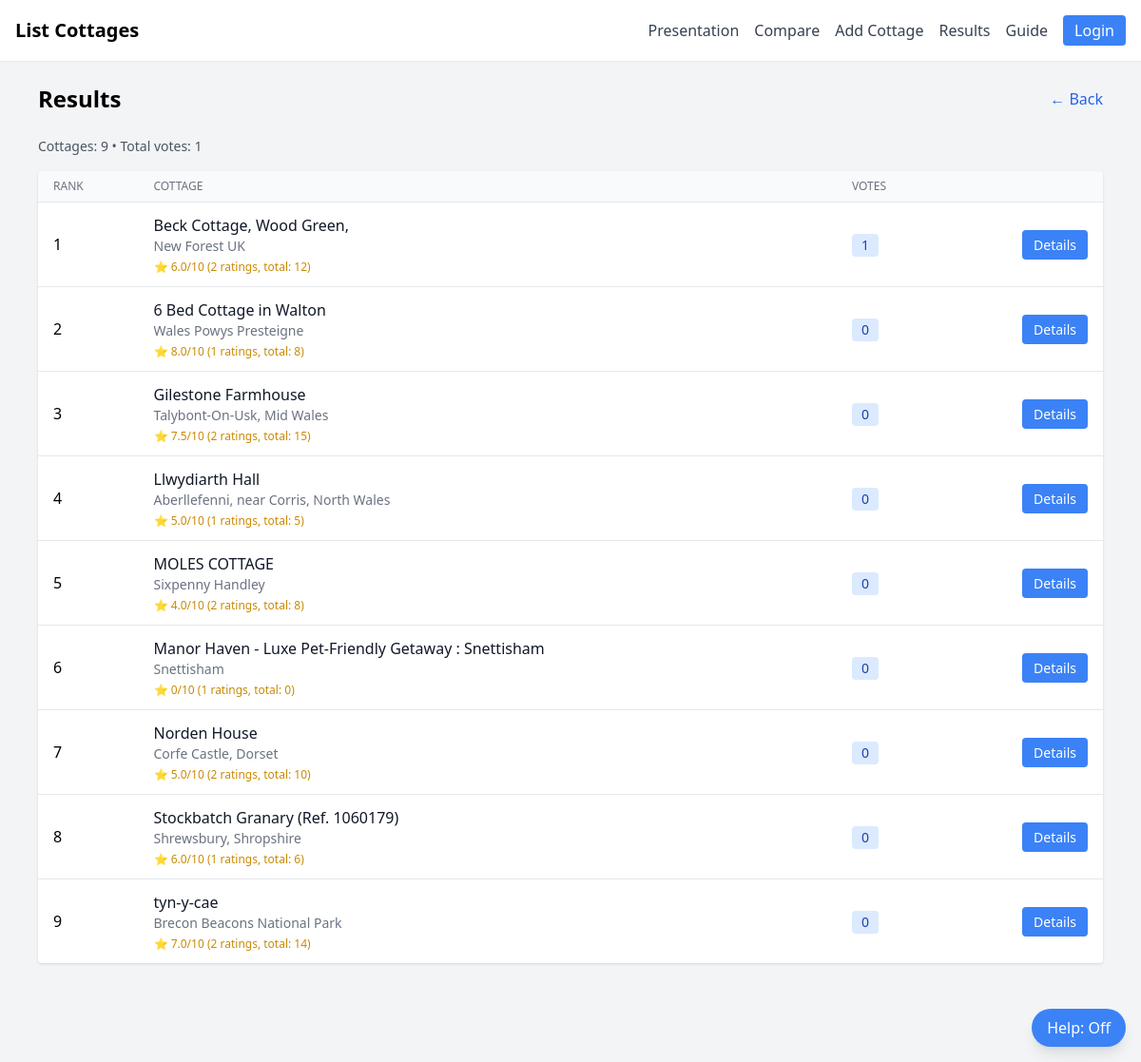
The app's page /results with its own data.
### tables this page shows
CREATE TABLE "cottages" (
	"id"	INTEGER,
	"name"	TEXT NOT NULL,
	"location"	TEXT,
	"price"	TEXT,
	"beds"	INTEGER DEFAULT 1,
	"dogs_allowed"	INTEGER DEFAULT 0,
	"image"	TEXT,
	"description"	TEXT,
	"submitted_by"	TEXT,
	"votes"	INTEGER DEFAULT 0,
	"created_at"	DATETIME DEFAULT (datetime('now')),
	"url"	TEXT,
	"hottub"	INTEGER DEFAULT 0,
	"secure_garden"	INTEGER DEFAULT 0,
	"ev_charging"	INTEGER DEFAULT 0,
	"parking"	INTEGER DEFAULT 0,
	"log_burner"	INTEGER DEFAULT 0,
	"high_chair"	INTEGER DEFAULT 0,
	"cot"	INTEGER DEFAULT 0,
	"  ai_review_summary TEXT,
"	TEXT, ai_review_summary TEXT,
	PRIMARY KEY("id" AUTOINCREMENT)
);

### app.py (the view)
@app.route('/results')
def results():
    db = get_db()
    rows = db.execute('SELECT * FROM cottages ORDER BY votes DESC, name ASC').fetchall()
    cottages = [dict(r) for r in rows]
    for c in cottages:
        stats = db.execute(
            "SELECT COUNT(*) as count, AVG(rating) as avg, SUM(rating) as total FROM ratings WHERE cottage_id = ?",
            (c['id'],)
        ).fetchone()
        c['rating_count'] = stats['count']
        c['rating_avg'] = round(stats['avg'], 1) if stats['avg'] else 0
        c['rating_total'] = stats['total'] or 0
    total_votes = db.execute('SELECT COUNT(*) AS c FROM votes').fetchone()['c']
    my_vote = None
    if session.get('user_name'):
        rv = db.execute('SELECT id, cottage_id FROM votes WHERE user_name=?', (session['user_name'],)).fetchone()
        if rv:
            my_vote = dict(rv)
    vote_rows = db.execute('SELECT id, cottage_id, user_name FROM votes').fetchall()
    votes_by_cottage = {}
    for r in vote_rows:
        d = dict(r)
        votes_by_cottage.setdefault(d['cottage_id'], []).append(d)
    return render_template(
        'results.html',
        cottages=cottages,
        total_votes=total_votes,
        my_vote=my_vote,
        is_admin=is_admin(),
        votes_by_cottage=votes_by_cottage
    )

### app.py (called while the page is built)
@app.context_processor
def inject_now():
    return {
        'now': datetime.now,
        'allow_admin_override': app.config.get('ALLOW_ADMIN_OVERRIDE', False),
        'admin_users': app.config.get('ADMIN_USERS', [])
    }

def get_db():
    db = getattr(g, '_database', None)
    if db is None:
        db = g._database = sqlite3.connect(app.config['DATABASE'])
        db.row_factory = sqlite3.Row
    return db

@app.teardown_appcontext
def close_connection(exception):
    db = getattr(g, '_database', None)
    if db is not None:
        db.close()

def _norm(name: str) -> str:
    return (name or "").strip().casefold()

def get_admins():
    env_list = [_norm(u) for u in os.environ.get("CC_ADMINS", "").split(",") if u.strip()]
    cfg_list = [_norm(u) for u in app.config.get("ADMIN_USERS", [])]
    return set(env_list + cfg_list)

def is_admin():
    return _norm(session.get("user_name")) in get_admins()

@app.context_processor
def inject_admin_flags():
    return {"is_admin": is_admin()}

### templates/results.html (shortened to what this page needs)
{% extends "base.html" %}
{% block content %}
<div class="max-w-6xl mx-auto px-4 py-6">
  <div class="flex justify-between items-center mb-6">
    <h1 class="text-2xl font-semibold">Results</h1>
    <a href="{{ url_for('cottages') }}" class="text-blue-600 hover:text-blue-700" data-tooltip="Return to cottage list">&larr; Back</a>
  </div>
  {% if cottages %}
    <div class="mb-4 text-sm text-gray-600">
      Cottages: {{ cottages|length }} • Total votes: {{ total_votes }}
    </div>
    <div class="hidden md:block bg-white shadow rounded overflow-x-auto">
      <table class="min-w-full divide-y divide-gray-200">
        <thead class="bg-gray-50">
          <tr>
            <th class="px-4 py-2 text-left text-xs font-medium text-gray-500 uppercase">Rank</th>
            <th class="px-4 py-2 text-left text-xs font-medium text-gray-500 uppercase">Cottage</th>
            <th class="px-4 py-2 text-left text-xs font-medium text-gray-500 uppercase">Votes</th>
            <th class="px-4 py-2"></th>
          </tr>
        </thead>
        <tbody class="divide-y divide-gray-200">
          {% for c in cottages %}
          <tr data-cottage-id="{{ c['id'] }}" class="hover:bg-gray-50">
            <td class="px-4 py-2">{{ loop.index }}</td>
            <td class="px-4 py-3">
              <div class="font-medium text-gray-900">{{ c['name'] }}</div>
              <div class="text-sm text-gray-500">
                {% if c['location'] %}{{ c['location'] }}{% endif %}
              </div>
              <div class="text-xs text-yellow-600 mt-1">
                ⭐ {{ c['rating_avg'] }}/10 ({{ c['rating_count'] }} ratings, total: {{ c['rating_total'] }})
              </div>
            </td>
            <td class="px-4 py-2">
              <span class="vote-count inline-flex px-2.5 py-0.5 rounded bg-blue-100 text-blue-800 text-sm">{{ c['votes'] }}</span>
            </td>
            <td class="px-4 py-2 text-right space-x-2">
              <a href="{{ url_for('cottage_detail', cottage_id=c['id']) }}"
                 class="bg-blue-500 hover:bg-blue-600 text-white px-3 py-1.5 rounded text-sm"
                 data-tooltip="View details">Details</a>
            </td>
          </tr>
          {% endfor %}
        </tbody>
      </table>
    </div>
  {% else %}
    <div class="bg-white p-6 rounded shadow text-center text-gray-600">
      No results yet. <a href="{{ url_for('cottages') }}" class="text-blue-600 hover:text-blue-700" data-tooltip="Go to cottages">Add or vote</a>
    </div>
  {% endif %}
</div>
{% endblock %}

### templates/base.html (shortened to what this page needs)
<!DOCTYPE html>
<html lang="en">
<head>
  <script src="https://cdn.tailwindcss.com"></script>
</head>
<body class="bg-gray-100 min-h-screen flex flex-col">
<nav class="bg-white shadow-sm p-4 flex justify-between items-center">
<div class="flex space-x-6">
    <a href="{{ url_for('cottages') }}" class="text-xl font-semibold" data-tooltip="Go to the cottages list">List Cottages</a>
</div>
  <div id="menuLinks" class="hidden md:flex flex-col md:flex-row md:items-center space-y-2 md:space-y-0 md:space-x-4 mt-3 md:mt-0 w-full md:w-auto">
    <a href="{{ url_for('view_presentation') }}" class="block w-full px-3 py-2 rounded odd:bg-white even:bg-gray-50 md:odd:bg-transparent md:even:bg-transparent md:w-auto md:px-0 md:py-0 text-gray-700 hover:text-gray-900" data-tooltip="View the presentation slides">Presentation</a>
    <a href="{{ url_for('compare') }}" class="block w-full px-3 py-2 rounded odd:bg-white even:bg-gray-50 md:odd:bg-transparent md:even:bg-transparent md:w-auto md:px-0 md:py-0 text-gray-700 hover:text-gray-900" data-tooltip="Compare cottages side by side">Compare</a>
    <a href="{{ url_for('add_cottage') }}" class="block w-full px-3 py-2 rounded odd:bg-white even:bg-gray-50 md:odd:bg-transparent md:even:bg-transparent md:w-auto md:px-0 md:py-0 text-gray-700 hover:text-gray-900" data-tooltip="Add a new cottage">Add Cottage</a>
    <a href="{{ url_for('results') }}" class="block w-full px-3 py-2 rounded odd:bg-white even:bg-gray-50 md:odd:bg-transparent md:even:bg-transparent md:w-auto md:px-0 md:py-0 text-gray-700 hover:text-gray-900" data-tooltip="View voting results">Results</a>
    <a href="{{ url_for('user_guide') }}" class="block w-full px-3 py-2 rounded odd:bg-white even:bg-gray-50 md:odd:bg-transparent md:even:bg-transparent md:w-auto md:px-0 md:py-0 text-gray-700 hover:text-gray-900" data-tooltip="Read the user guide and rules">Guide</a>
    {% if session.get('user_name') %}
      <div class="w-full md:w-auto">
        <a href="{{ url_for('logout') }}" class="block w-full text-center md:inline-block bg-red-500 hover:bg-red-600 text-white px-3 py-1 rounded" data-tooltip="Log out">Logout</a>
      </div>
    {% else %}
      <div class="w-full md:w-auto">
        <a href="{{ url_for('join') }}" class="block w-full text-center md:inline-block bg-blue-500 hover:bg-blue-600 text-white px-3 py-1 rounded" data-tooltip="Log in or join">Login</a>
      </div>
    {% endif %}
  </div>
</nav>
<button id="helpModeToggle"
        class="fixed bottom-4 right-4 z-50 bg-blue-500 hover:bg-blue-600 text-white px-4 py-2 rounded-full shadow-lg"
        data-tooltip="Toggle help mode (show inline help on hover)">
  <span id="helpModeStatus">Help: Off</span>
</button>
  <div class="flex-grow">
    {% block content %}{% endblock %}
  </div>
  <footer class="bg-white shadow mt-6">
    <div class="max-w-6xl mx-auto px-4 py-4 text-center text-gray-500">
    </div>
  </footer>
</body>
</html>

### templates/base.html (style rules this page uses)
[data-tooltip] { position: relative; }
[data-tooltip]::before { content: attr(data-tooltip); position: absolute; top: 100%; left: 50%; transform: translateX(-50%); background: #1f2937; color: #fff; padding: .4rem .6rem; border-radius: .375rem; font-size: .875rem; white-space: nowrap; opacity: 0; visibility: hidden; transition: opacity .15s ease; pointer-events: none; z-index: 50; margin-top: .35rem; }

### records on screen
cottages: name "Beck Cottage, Wood Green,", location "New Forest UK", rating_avg "6.0", rating_count "2", rating_total "12", votes "1"
cottages: name "6 Bed Cottage in Walton", location "Wales Powys Presteigne", rating_avg "8.0", rating_count "1", rating_total "8", votes "0"
cottages: name "Gilestone Farmhouse", location "Talybont-On-Usk, Mid Wales", rating_avg "7.5", rating_count "2", rating_total "15", votes "0"
cottages: name "Llwydiarth Hall", location "Aberllefenni, near Corris, North Wales", rating_avg "5.0", rating_count "1", rating_total "5", votes "0"
cottages: name "MOLES COTTAGE", location "Sixpenny Handley", rating_avg "4.0", rating_count "2", rating_total "8", votes "0"
cottages: name "Manor Haven - Luxe Pet-Friendly Getaway : Snettisham", location "Snettisham", rating_avg "0", rating_count "1", rating_total "0", votes "0"
cottages: name "Norden House", location "Corfe Castle, Dorset", rating_avg "5.0", rating_count "2", rating_total "10", votes "0"
cottages: name "Stockbatch Granary (Ref. 1060179)", location "Shrewsbury, Shropshire", rating_avg "6.0", rating_count "1", rating_total "6", votes "0"
cottages: name "tyn-y-cae", location "Brecon Beacons National Park", rating_avg "7.0", rating_count "2", rating_total "14", votes "0"

### other values on screen
{{ cottages|length }} "9"
{{ total_votes }} "1"
